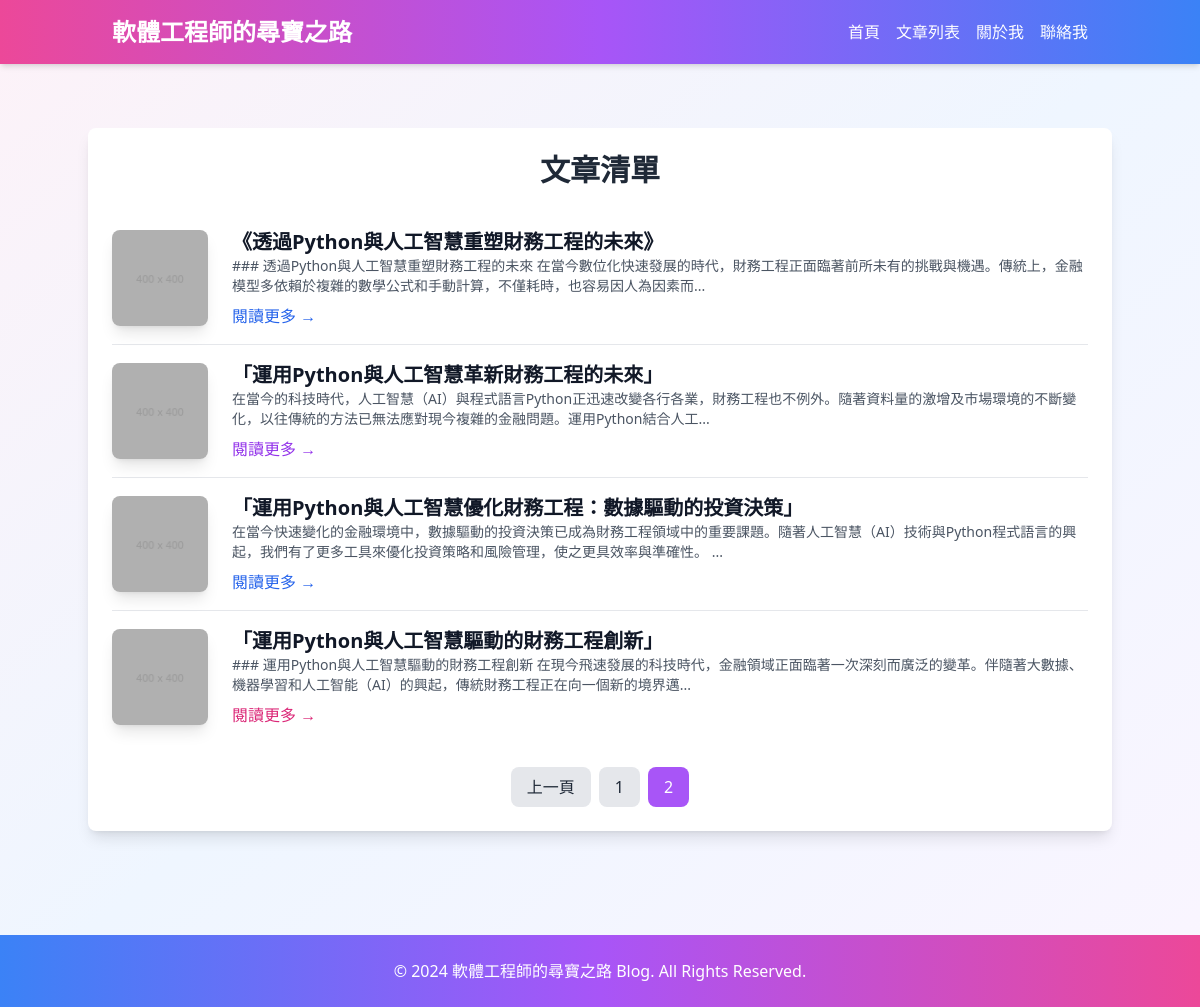
/list_article/2, run on the app's committed database.
### tables this page shows
CREATE TABLE articles (
            id INTEGER PRIMARY KEY AUTOINCREMENT,
            title TEXT NOT NULL,
            content TEXT NOT NULL
        );

### app.py (the view)
@app.route('/list_article/<int:page>')
def list_article(page):
    db = SQLiteTool("my_blog.db")
    articles = db.execute_read_query("SELECT id,title,content FROM articles ORDER BY id DESC")
    db.close_connection()
    current_page = page
    total_pages = int(len(articles)/10)
    base_url = "/list_article"
    page_numbers = [
        {"number": i, "url": f"{base_url}/{i}", "current": (i == current_page)}
        for i in range(1, total_pages + 1)
    ]
    prev_page_url = f"{base_url}/{current_page - 1}" if current_page > 1 else None
    next_page_url = f"{base_url}/{current_page + 1}" if current_page < total_pages else None
    articles = list(articles)[0+page*10:10+page*10]
    if len(articles) < 3:
        articles = [
            {
                "image": "B0B0B0.png",
                "title": "no article",
                "description": "no article",
                "link": "#",
                "link_color": random.choice(["purple", "blue", "pink"])
            },
                    {
                "image": "B0B0B0.png",
                "title": "no article",
                "description": "no article",
                "link": "#",
                "link_color": random.choice(["purple", "blue", "pink"])
            },
                    {
                "image": "B0B0B0.png",
                "title": "no article",
                "description": "no article",
                "link": "#",
                "link_color": random.choice(["purple", "blue", "pink"])
            }
        ]
    else:
        articles = [
            {
                "image": "B0B0B0.png",
                "title": article["title"],
                "description": article["content"][:100] + "...",
                "link": "/read_article/" + str(article["id"]),
                "link_color": random.choice(["purple", "blue", "pink"])
            }
            for article in articles
        ]
    return render_template('list_article.html',
        articles=articles,
        page_numbers=page_numbers,
        prev_page_url=prev_page_url,
        next_page_url=next_page_url,)

### sqlitetool.py (called while the page is built)
    def execute_read_query(self, query, params=None):
        cursor = self.connection.cursor()
        try:
            if params:
                cursor.execute(query, params)
            else:
                cursor.execute(query)
            result = cursor.fetchall()
            column_names = [description[0] for description in cursor.description]
            json_objects = []
            for row in result:
                json_object = dict(zip(column_names, row))
                json_objects.append(json_object)
            return json_objects
        except Error as e:
            print(f"查詢失敗: {e}")
            return None

    def close_connection(self):
        if self.connection:
            self.connection.close()
            print("資料庫連接已關閉")

### templates/list_article.html (shortened to what this page needs)
<!DOCTYPE html>
<html lang="en">
<head>
    <script src="https://cdn.tailwindcss.com"></script>
</head>
<body class="bg-gradient-to-br from-pink-50 via-blue-50 to-purple-50 text-gray-800 font-sans">
    <header class="bg-gradient-to-r from-pink-500 via-purple-500 to-blue-500 text-white shadow-md sticky top-0 z-10">
        <div class="container mx-auto flex items-center justify-between py-4 px-6">
            <h1 class="text-2xl font-bold">軟體工程師的尋寶之路</h1>
            <nav class="space-x-4 hidden md:flex">
                <a href="/" class="hover:underline">首頁</a>
                <a href="/list_article/1" class="hover:underline">文章列表</a>
                <a href="/about" class="hover:underline">關於我</a>
                <a href="/contact" class="hover:underline">聯絡我</a>
            </nav>
        </div>
    </header>
    <main class="py-16">
        <div class="container mx-auto px-6 bg-white shadow-lg rounded-lg">
            <h2 class="text-3xl font-bold text-gray-800 text-center py-6">文章清單</h2>
            <div class="divide-y divide-gray-200">
                {% for article in articles %}
                <div class="py-4 flex items-center">
                    <img src="{{ url_for('static', filename=article.image) }}" alt="文章圖片"
                        class="w-24 h-24 rounded-lg shadow-lg mr-6">
                    <div class="flex-1">
                        <h3 class="text-xl font-bold text-gray-900">{{ article.title }}</h3>
                        <p class="text-gray-600 text-sm">{{ article.description }}</p>
                        <a href="{{ article.link }}"
                            class="mt-2 inline-block text-{{ article.link_color }}-600 hover:text-{{ article.link_color }}-800">閱讀更多
                            →</a>
                    </div>
                </div>
                {% endfor %}
            </div>
            <div class="py-6 flex justify-center space-x-2">
                {% if prev_page_url %}
                <a href="{{ prev_page_url }}"
                    class="px-4 py-2 bg-gray-200 text-gray-800 rounded-lg hover:bg-gray-300">上一頁</a>
                {% endif %}
                {% for page_num in page_numbers %}
                <a href="{{ page_num.url }}" class="px-4 py-2
                {% if page_num.current %}
                    bg-purple-500 text-white hover:bg-purple-600
                {% else %}
                    bg-gray-200 text-gray-800 hover:bg-gray-300
                {% endif %}
                rounded-lg">
                    {{ page_num.number }}
                </a>
                {% endfor %}
            </div>
        </div>
    </main>
    <footer class="bg-gradient-to-r from-blue-500 via-purple-500 to-pink-500 text-white py-6 mt-10">
        <div class="container mx-auto text-center px-6">
            <p>© 2024 軟體工程師的尋寶之路 Blog. All Rights Reserved.</p>
        </div>
    </footer>
</body>
</html>

### data on the page
articles: title "《透過Python與人工智慧重塑財務工程的未來》", description "### 透過Python與人工智慧重塑財務工程的未來 在當今數位化快速發展的時代，財務工程正面臨著前所未有的挑戰與機遇。傳統上，金融模型多依賴於複雜的數學公式和手動計算，不僅耗時，也容易因人為因素而..."
articles: title "「運用Python與人工智慧革新財務工程的未來」", description "在當今的科技時代，人工智慧（AI）與程式語言Python正迅速改變各行各業，財務工程也不例外。隨著資料量的激增及市場環境的不斷變化，以往傳統的方法已無法應對現今複雜的金融問題。運用Python結合人工..."
articles: title "「運用Python與人工智慧優化財務工程：數據驅動的投資決策」", description "在當今快速變化的金融環境中，數據驅動的投資決策已成為財務工程領域中的重要課題。隨著人工智慧（AI）技術與Python程式語言的興起，我們有了更多工具來優化投資策略和風險管理，使之更具效率與準確性。 ..."
articles: title "「運用Python與人工智慧驅動的財務工程創新」", description "### 運用Python與人工智慧驅動的財務工程創新 在現今飛速發展的科技時代，金融領域正面臨著一次深刻而廣泛的變革。伴隨著大數據、機器學習和人工智能（AI）的興起，傳統財務工程正在向一個新的境界邁..."

### other printed values
{{ page_num.number }} "1" "2"
